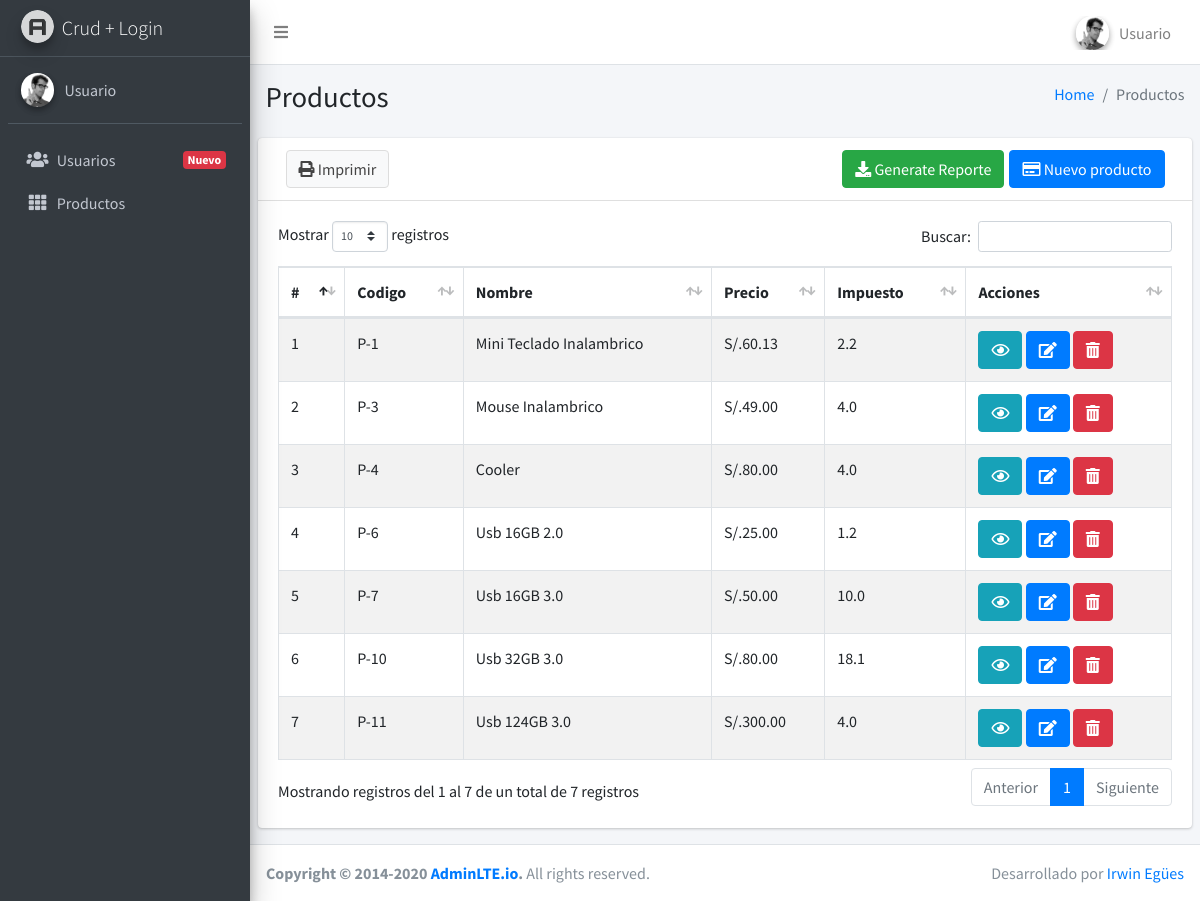
/index.php (signed in), run on the app's committed database.
### tables this page shows
CREATE TABLE IF NOT EXISTS `productos` (
  `id_productos` int(11) NOT NULL AUTO_INCREMENT,
  `codigo` varchar(10) DEFAULT NULL,
  `nombre` varchar(60) DEFAULT NULL,
  `precio` decimal(7,2) DEFAULT NULL,
  `impuesto` decimal(3,1) DEFAULT NULL,
  PRIMARY KEY (`id_productos`)
);

### controller/productos.controller.php (called while the page is built, shortened)
<?php
require_once "model/productos.php";
class ProductosController{
    public function __CONSTRUCT(){
        $this->model = new Productos();
    }
    public function Index(){
        require_once('view/header.php');
        require_once('view/producto/productos.php');
        require_once('view/footer.php');
    }
}

### model/database.php (called while the page is built)
<?php
class Database{
    public static function Iniciar(){
        $pdo = new PDO('mysql:host=localhost:3306;dbname=ventas;charset=utf8', 'root', '');
        $pdo->setAttribute(PDO::ATTR_ERRMODE, PDO::ERRMODE_EXCEPTION);
        return $pdo;
    }
}

### model/productos.php (called while the page is built, shortened)
<?php
class Productos{
	private $pdo;
	public function __CONSTRUCT(){
		try{
			$this->pdo = Database::Iniciar();
		}catch(Exception $e){
			die($e->getMessage());
		}
	}
	public function Show(){
		try{
			$sql = "SELECT id_productos, codigo, CONCAT(UCASE(LEFT(nombre, 1)),SUBSTRING(nombre, 2)) as nombre, precio, impuesto FROM productos";
			$carga = $this->pdo->prepare($sql);
			$carga->execute();
			return $carga->fetchAll(PDO::FETCH_OBJ);
		}catch(Exception $e){
			die($e->getMessage());
		}
	}
}

### view/producto/productos.php (the view, shortened to what this page needs)
<section class="content-header">
    <div class="container-fluid">
        <div class="row mb-2">
            <div class="col-sm-6">
                <h1>Productos</h1>
            </div>
            <div class="col-sm-6">
                <ol class="breadcrumb float-sm-right">
                    <li class="breadcrumb-item"><a href="#" onclick="alertMetodoNoDisponible();">Home</a></li>
                    <li class="breadcrumb-item active">Productos</li>
                </ol>
            </div>
        </div>
        </div>
    </section>
    <section class="content">
        <div class="row">
            <div class="col-12">
                <div class="card">
                    <div class="card-header">
                        <div class="col-12">
                            <a href="#"  class="btn btn-default" onclick="alertMetodoNoDisponible();"><i class="fas fa-print" ></i> Imprimir</a>
                            <a class="btn btn-primary float-right" data-toggle="modal" data-target="#m-open-modal-create"><i class="far fa-credit-card"></i> Nuevo producto
                            </a>
                            <a href="?c=Productos&a=showReport" class="btn btn-success float-right" style="margin-right: 5px;">
                                <i class="fas fa-download"></i> Generate Reporte
                            </a>
                        </div>
                    </div>
                    <div class="card-body">
                        <div class="well well-sm">
                            <div class="table-responsive">
                            <table id="example" class="table table-striped table-bordered" style="width:100%">
                                <thead>
                                    <tr>
                                        <th>#</th>
                                        <th>Codigo</th>
                                        <th>Nombre</th>
                                        <th>Precio</th>
                                        <th>Impuesto</th>
                                        <th>Acciones</th>
                                    </tr>
                                </thead>
                                <tbody>
                                    <?php  $cont=1; ?>
                                    <?php foreach($this->model->Show() as $r): ?>
                                    <tr>
                                        <td><?php echo $cont; ?></td>
                                        <td><?php echo 'P-'.$r->codigo; ?></td>
                                        <td><?php echo ucfirst($r->nombre); ?></td>
                                        <td><?php echo 'S/.'.$r->precio; ?></td>
                                        <td><?php echo $r->impuesto; ?></td>
                                        <td>
                                            <a class="btn btn-info"
                                                data-id_product="<?php echo $r->id_productos; ?>"
                                                data-code="<?php echo $r->codigo; ?>"
                                                data-name="<?php echo $r->nombre; ?>"
                                                data-igv="<?php echo $r->impuesto; ?>"
                                                data-sale_price="<?php echo $r->precio; ?>"
                                                data-toggle="modal"
                                            data-target="#m-open-modal-view"><i class="far fa-eye"></i></a>
                                            <a class="btn btn-primary"
                                                data-id_product="<?php echo $r->id_productos; ?>"
                                                data-code="<?php echo $r->codigo; ?>"
                                                data-name="<?php echo $r->nombre; ?>"
                                                data-igv="<?php echo $r->impuesto; ?>"
                                                data-sale_price="<?php echo $r->precio; ?>"
                                                data-toggle="modal"
                                            data-target="#m-open-modal-edit"><i class="fas fa-edit"></i></a>
                                            <a class="btn btn-danger" onclick="javascript:return confirm('Seguro de eliminar el producto');" href="?c=Productos&a=EliminarCrud&id=<?php echo $r->id_productos; ?>"><i class="fas fa-trash-alt"></i></a>
                                        </td>
                                    </tr>
                                    <?php $cont++; ?>
                                    <?php endforeach; ?>
                                </tbody>
                            </table>
                            </div>
                        </div>
                    </div>
                    </div>
                </div>
            </div>
        </section>

### index.php (shortened to what this page needs)
<?php
require_once 'model/database.php';
$controller = array('Login','Productos','Ventas','Clientes');
$valor_c = isset($_REQUEST['c'])? $_REQUEST['c']: null ;
$valor_a = isset($_REQUEST['a'])? $_REQUEST['a']: 'Index' ;
$session_auth = isset($_SESSION["user"]);
autocarga($valor_c,$valor_a,$controller,$session_auth);
function autocarga($c,$a,$array_controller,$session_auth){
	$estado = in_array($c, $array_controller);
	if($session_auth == false){
		$c = $array_controller[0];
	}else if(!$estado){
		$c = $array_controller[1];
		$a = 'Index';
	}
	try {
		if(!isset($c)){
			require_once ("controller/$c.controller.php");
			$controller = ucwords($c).'Controller';
			$controller = new $controller;
			$controller->Index();
		}else{
			if(isset($c) || isset($a)){
				$accion = isset($a)? $a: 'Index' ;
				$controller = new $controller;
				call_user_func(array($controller,$accion));
				}else{
					header('Location: index.php');
			}
		}
	} catch (Exception $e) {
		header('Location: index.php');
	}
}

### view/header.php (shortened to what this page needs)
<!DOCTYPE html>
<html lang="en">
  <head>
    <link rel="stylesheet" href="assets2/fontawesome-free/css/all.min.css">
    <link rel="stylesheet" href="assets2/dist/css/adminlte.min.css">
    <link rel="stylesheet" type="text/css" href="assets2/datatables/datatables.min.css"/>
    <link rel="stylesheet" type="text/css" href="assets2/datatables/DataTables-1.10.22/css/datatables.bootstrap4.min.css">
  </head>
  <body class="hold-transition sidebar-mini">
    <div class="wrapper">
      <nav class="main-header navbar navbar-expand navbar-white navbar-light">
        <ul class="navbar-nav">
          <li class="nav-item">
            <a class="nav-link" data-widget="pushmenu" href="#" role="button"><i class="fas fa-bars"></i></a>
          </li>
        </ul>
        <ul class="navbar-nav ml-auto">
          <li class="nav-item">
            <li class="dropdown user user-menu">
              <a class="nav-link dropdown-toggle" href="#" data-toggle="dropdown"style="padding: 0rem 1rem;">
                <div class="user-panel mt-2 mb-3 d-flex" >
                  <div class="image">
                    <img src="assets2/dist/img/user2-160x160.jpg" class="img-circle elevation-2" alt="User Image" >
                  </div>
                  <div class="info d-none d-sm-inline-block">
                    <?php echo $_SESSION["nombre"]; ?>
                  </div>
                </div>
              </a>
            </li>
          </li>
        </ul>
      </nav>
      <?php require_once 'template/slider.php'; ?>
      <div class="content-wrapper">

### view/template/slider.php (shortened to what this page needs)
<aside class="main-sidebar sidebar-dark-primary elevation-4">
  <a href="?" class="brand-link">
    <img src="assets2/dist/img/AdminLTELogo.png" alt="AdminLTE Logo" class="brand-image img-circle elevation-3" style="opacity: .8">
    <span class="brand-text font-weight-light">Crud + Login</span>
  </a>
  <div class="sidebar">
    <div class="user-panel mt-3 pb-3 mb-3 d-flex">
      <div class="image">
        <img src="assets2/dist/img/user2-160x160.jpg" class="img-circle elevation-2" alt="User Image">
      </div>
      <div class="info">
        <a href="#" onclick="alertMetodoNoDisponible();" class="d-block"><?php echo $_SESSION["nombre"]; ?></a>
      </div>
    </div>
    <nav class="mt-2">
      <ul class="nav nav-pills nav-sidebar flex-column" data-widget="treeview" role="menu" data-accordion="false">
        <li class="nav-item">
          <a href="#" class="nav-link" onclick="alertMetodoNoDisponible();">
            <i class="nav-icon fas fa-users"></i>
            <p>
              Usuarios
              <span class="right badge badge-danger">Nuevo</span>
            </p>
          </a>
        </li>
        <li class="nav-item">
          <a href="?c=Productos&a=Index" class="nav-link">
            <i class="nav-icon fas fa-th"></i>
            <p>
              Productos
            </p>
          </a>
        </li>
      </ul>
    </nav>
  </div>
</aside>

### view/footer.php (shortened to what this page needs)
      </div>
      <footer class="main-footer">
        <div class="float-right d-none d-sm-inline">
          Desarrollado por <a href="https://www.facebook.com/irwinmicchel.egueszafra">Irwin Egües</a>
        </div>
        <strong>Copyright &copy; 2014-2020 <a href="https://adminlte.io">AdminLTE.io</a>.</strong> All rights reserved.
      </footer>
    </div>
  </body>
</html>

### data on the page
productos: codigo "1", nombre "Mini Teclado Inalambrico", precio "60.13", impuesto "2.2"
productos: codigo "3", nombre "Mouse Inalambrico", precio "49.00", impuesto "4.0"
productos: codigo "4", nombre "Cooler", precio "80.00", impuesto "4.0"
productos: codigo "6", nombre "Usb 16GB 2.0", precio "25.00", impuesto "1.2"
productos: codigo "7", nombre "Usb 16GB 3.0", precio "50.00", impuesto "10.0"
productos: codigo "10", nombre "Usb 32GB 3.0", precio "80.00", impuesto "18.1"
productos: codigo "11", nombre "Usb 124GB 3.0", precio "300.00", impuesto "4.0"

### other printed values
$_SESSION["nombre"] "Usuario"
